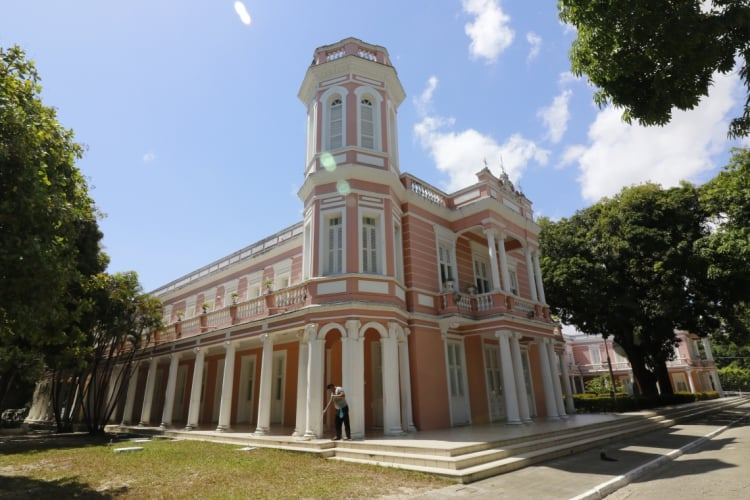
#> input picture Fotos/ufc.jpg, 750 x 500 px
$ python deteccaoBordas.py
#> lines starting #> are read from the running program, lines starting #| are printed output that depends on the picture; after the words box and inside, x2 and y2 are one past the last pixel; in counts of white or black regions, pixels touching at a corner belong together
import cv2 as cv
import numpy as np

img = cv.imread("Fotos/ufc.jpg")
#> img is the input picture: shape (500, 750, 3); mean B, G, R 122.6, 123, 120.7
dog = cv.imread('Fotos/dogs.jpg')
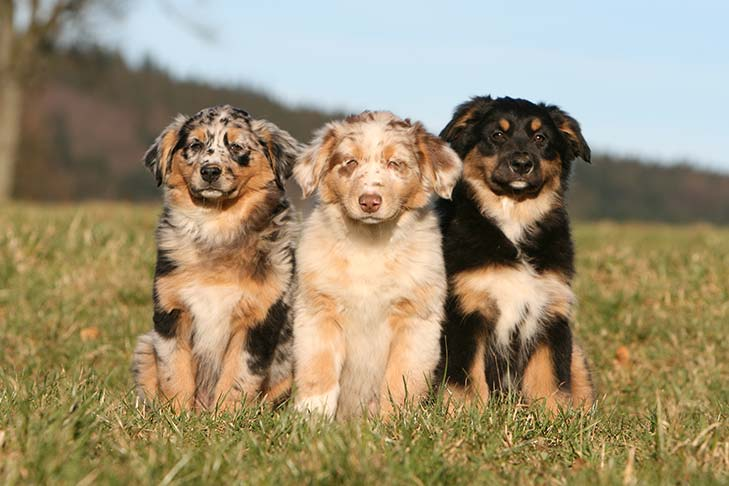
#> input picture Fotos/dogs.jpg, 729 x 486 px
#> dog is the input picture: shape (486, 729, 3); mean B, G, R 115.1, 144.1, 157.9
cinza = cv.cvtColor(dog, cv.COLOR_BGR2GRAY)
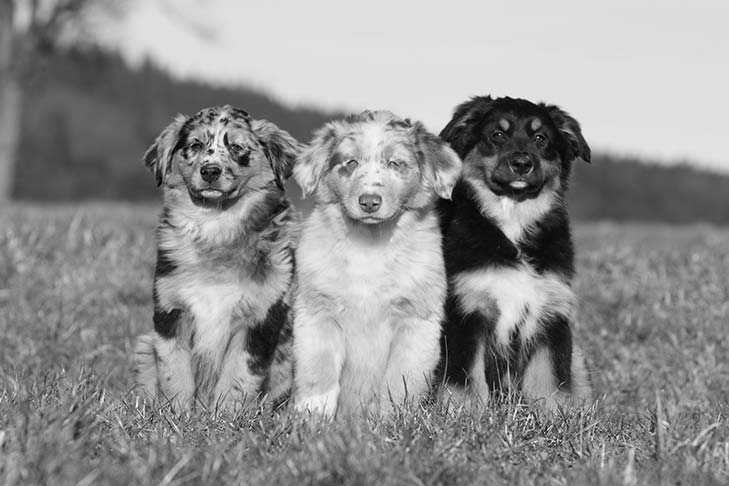
#> cinza: shape (486, 729); min 1, max 250, mean 144.9

#Laplaciano
lap = cv.Laplacian(cinza, cv.CV_64F)
lap = np.uint8(np.absolute(lap))
cv.imshow("Laplace", lap)

#Sobel(gradiente)
sobelx = cv.Sobel(cinza, cv.CV_64F, 1, 0)
cv.imshow("sobelx", sobelx)
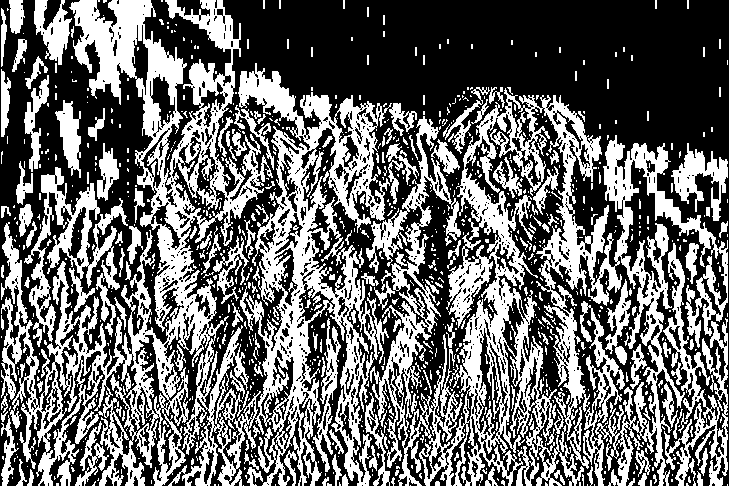
#> window 'sobelx': shape (486, 729); 41.3% white; 1068 white regions (880 under 20 px), largest, box (x1, y1, x2, y2) and area: (1, 0, 392, 486) 61547, (366, 88, 728, 486) 46084, (24, 167, 128, 347) 5350
sobely = cv.Sobel(cinza, cv.CV_64F, 0, 1)
cv.imshow("sobely", sobely)
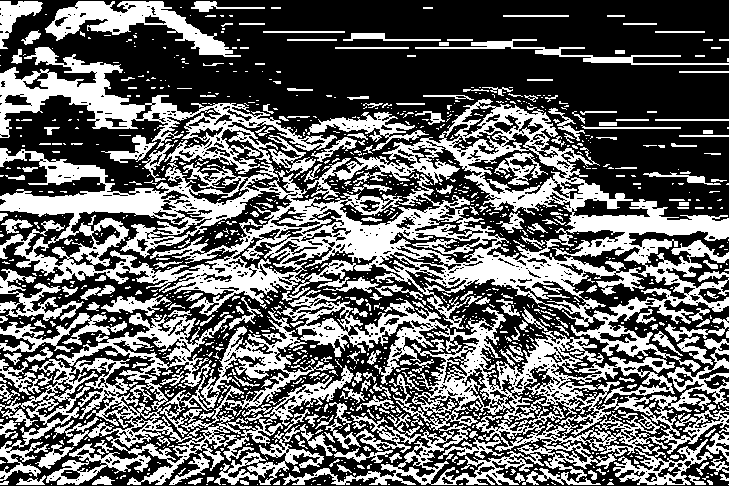
#> window 'sobely': shape (486, 729); 40% white; 1253 white regions (987 under 20 px), largest, box (x1, y1, x2, y2) and area: (0, 47, 729, 372) 59448, (277, 290, 729, 485) 25766, (0, 308, 334, 485) 16726

sobel_combinado = cv.bitwise_or(sobelx, sobely)
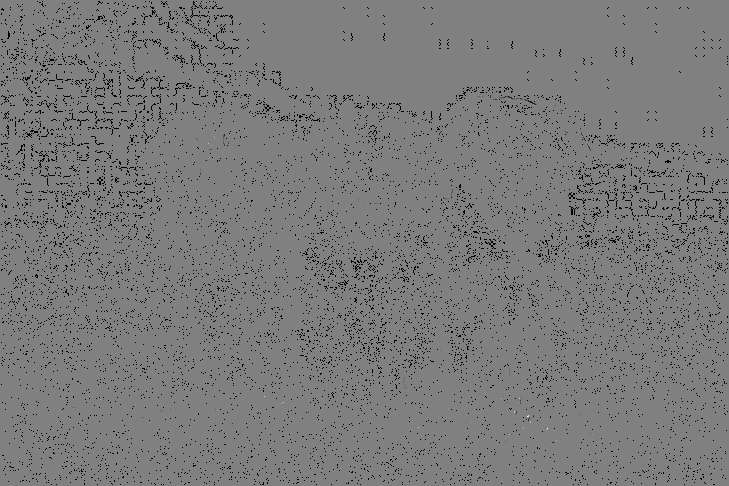
#> sobel_combinado: shape (486, 729) float64; 4.22% of the values are NaN or infinite; the others: min -130944, max 128896, mean -97.93; drawn with min black, max white, NaN and infinite black
cv.imshow("sobel combinado", sobel_combinado)
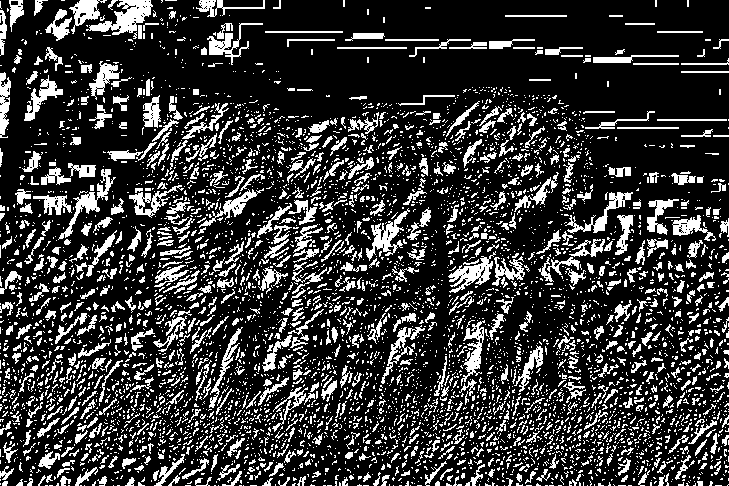
#> window 'sobel combinado': shape (486, 729); 21.6% white; 5336 white regions (4530 under 20 px), largest, box (x1, y1, x2, y2) and area: (86, 0, 153, 35) 1025, (58, 169, 116, 240) 734, (366, 208, 410, 261) 716

#canny
canny = cv.Canny(cinza, 150, 175)
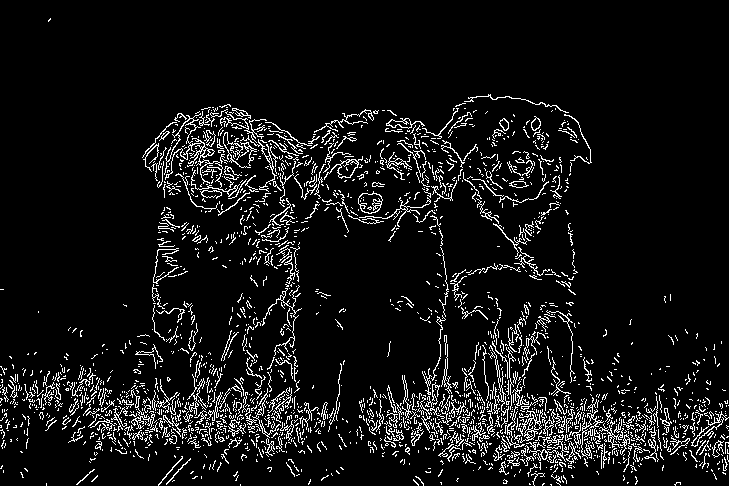
#> canny: shape (486, 729); 7.7% white in thin lines or dots
cv.imshow("canny", canny)


cv.waitKey()
cv.destroyAllWindows()
